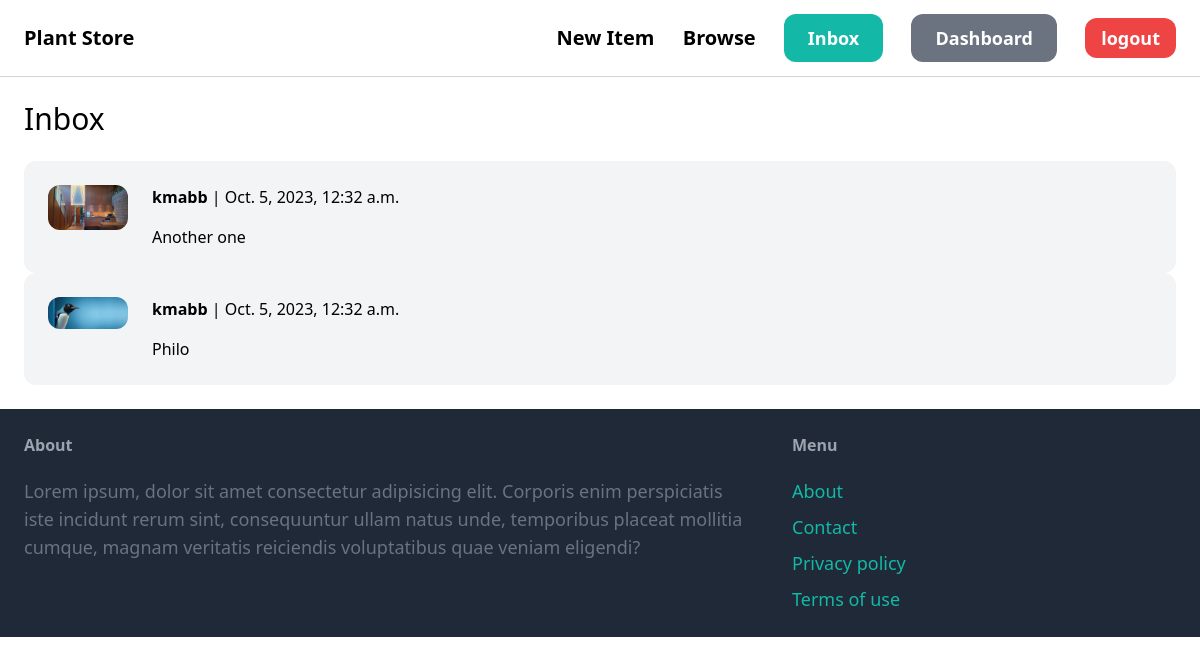
The page /inbox/ (signed in) on the database its author committed.
### conversation/models.py (models this page shows)
class Conversation(models.Model):
    item = models.ForeignKey(Item, related_name='conversations', on_delete=models.CASCADE)
    members = models.ManyToManyField(User, related_name='convsations')
    created_at = models.DateTimeField(auto_now_add=True)
    updated_at = models.DateTimeField(auto_now=True)
    class Meta:
        ordering = ('-updated_at',)

### item/models.py (models this page shows, shortened)
class Item(models.Model):
    name = models.CharField(max_length=255)
    description = models.TextField(blank = True, null = True)
    price = models.FloatField()
    image = models.ImageField(upload_to='item_images', blank=True, null=True)
    is_sold = models.BooleanField(default=False)
    created_at = models.DateTimeField(auto_now_add=True)
    category = models.ForeignKey(Category, related_name='items', on_delete=models.CASCADE )
    created_by = models.ForeignKey(User, related_name='items', on_delete=models.CASCADE )
    class Meta:
        ordering = ('name',)

### conversation/views.py (the view)
# urls.py: path('', views.inbox, name='inbox'),
@login_required
def inbox(request):
    conversations = Conversation.objects.filter(members__in=[request.user.id])
    return render(request, 'conversation/inbox.html', {
        'conversations': conversations
    })

### conversation/templates/conversation/inbox.html (shortened to what this page needs)
{% extends 'core/base.html' %}
{% block content %}
    <h1 class="mb-6 text-3xl" >Inbox</h1>
    <div class="space-y-6">
        {% for c in conversations %}
            <a href="{% url 'conversation:detail' c.id %}" >
                <div class="p-6 flex bg-gray-100 rounded-xl">
                    <div class="pr-6">
                        <img src="{{ c.item.image.url }}" class="w-20 rounded-xl" alt="product image">
                    </div>
                    <div class="">
                        {% for member in c.members.all %}
                            {% if member != request.user %}
                                <p class="mb-4"><strong>{{ member.username }}</strong> | {{ c.updated_at }}</p>
                                <p class > {{ c.item.name }} </p>
                            {% endif %}
                        {% endfor %}
                    </div>
                </div>
            </a>
        {% endfor %}
    </div>
{% endblock %}

### rows shown on the page
Conversation: item.image (picture), updated_at "Oct. 5, 2023, 12:32 a.m.", item.name "Another one"
Conversation: item.image (picture), updated_at "Oct. 5, 2023, 12:32 a.m.", item.name "Philo"

### other values the page prints
{{ member.username }} "kmabb"
